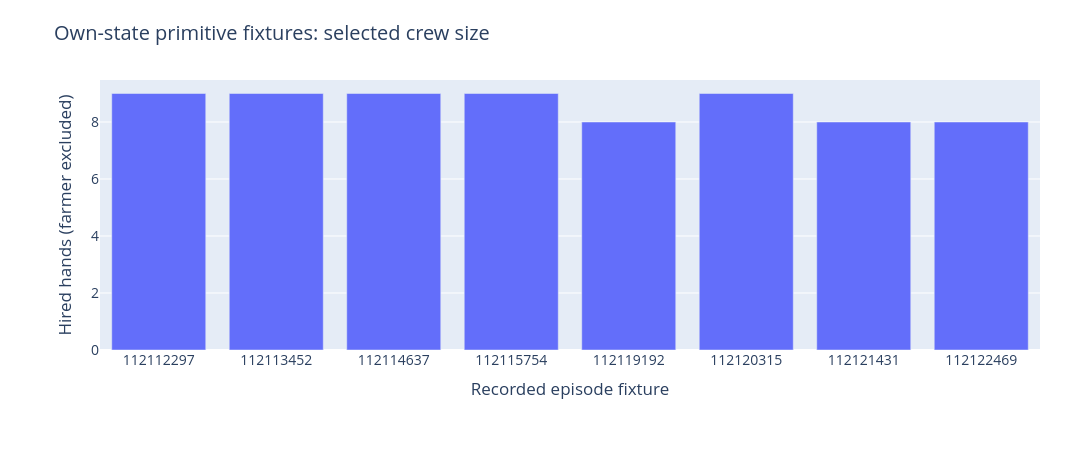

This figure's notebook cell:
### Markdown cell above
## Mechanism and boundaries

The component starts at decision step 696. It searches eight candidate crew/route combinations: eight through eleven hired hands and two deterministic task orderings. A deadline-constrained insertion heuristic assigns required harvests, immediate water bonuses and return-to-shed actions. A width-four per-product beam search coordinates observed-price sales with predicted own deliveries and shed capacity.

The forecast assumes **zero future rival transactions**, then re-plans sales using each newly observed market. This makes its modeled cash value a planning heuristic, **not a promised outcome or an unbiased causal estimate**. It reads only current legal observations and own history. The existing reference is used when a canonical feasible final-day plan is unavailable. This pilot tests the combined intervention; it does not identify separate causal contributions of staffing, routing and sales.

### Code cell
checks=DATA["own_state_checks"]
fig=go.Figure()
if checks:
    fig.add_bar(x=[str(x["episode_id"]) for x in checks],y=[x["hands"] for x in checks],name="Planned hired hands")
    fig.update_layout(title="Own-state primitive fixtures: selected crew size",xaxis_title="Recorded episode fixture",yaxis_title="Hired hands (farmer excluded)")
else:
    fig.add_annotation(text="Preflight: primitive and competitive results have not been loaded.",x=.5,y=.5,xref="paper",yref="paper",showarrow=False)
    fig.update_layout(title="Own-state fixture evidence — pending",xaxis_title="Recorded episode fixture",yaxis_title="Hired hands")
show(fig)
print("These fixtures validate own-field transitions under a no-rival model, not competitive improvement.")

### Figure 1 — Plotly figure (JSON) as saved in the notebook; plotly's stock layout.template omitted (floating-point values rounded to 4 significant figures)
{"data": [{"name": "Planned hired hands", "type": "bar", "x": ["112112297", "112113452", "112114637", "112115754", "112119192", "112120315", "112121431", "112122469"], "y": [9, 9, 9, 9, 8, 9, 8, 8]}], "layout": {"font": {"size": 14}, "height": 460, "margin": {"b": 110, "l": 100, "r": 40, "t": 80}, "title": {"text": "Own-state primitive fixtures: selected crew size"}, "width": 1080, "xaxis": {"title": {"text": "Recorded episode fixture"}}, "yaxis": {"title": {"text": "Hired hands (farmer excluded)"}}}}
